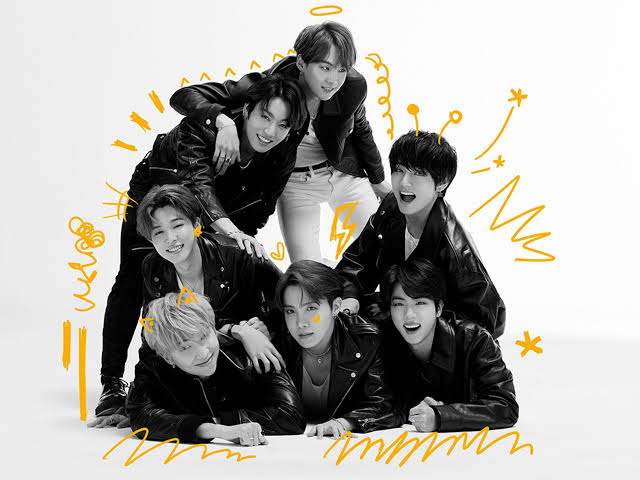
#> input picture bts1.jpeg, 640 x 480 px
$ python ImageResizer.py
#> lines starting #> are read from the running program, lines starting #| are printed output that depends on the picture
import cv2

#Configurables
source = "bts1.jpeg"
destination = 'newImage.png'
#percent by which image is resized
scale_percent = 50

image = cv2.imread(source, cv2.IMREAD_UNCHANGED)
#> image is the input picture: shape (480, 640, 3); mean B, G, R 164, 168.7, 170.7
cv2.imshow("title", image)

#calculate the 50 percent of original dimension
N_width = int(image.shape[1] * scale_percent/100)
#> N_width = 320
N_height = int(image.shape[0] * scale_percent/100)
#> N_height = 240

# resize image
output = cv2.resize(image, (N_width,N_height))
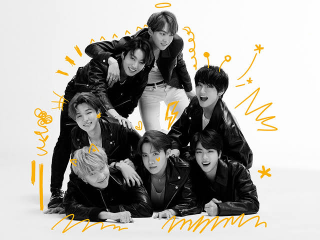
#> output: shape (240, 320, 3); mean B, G, R 164.1, 168.7, 170.7

cv2.imwrite(destination, output)
cv2.waitKey(0)
